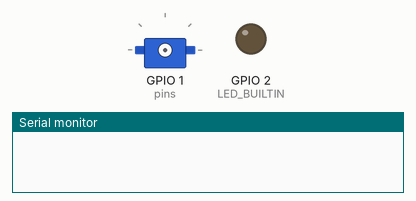
Recording of a sketch running on a simulated ESP32. Shown: servo, output pins drawn as LEDs (lit = HIGH), the last lines printed to the serial monitor.

Above: at 0.3 s.
At 6.9 s:
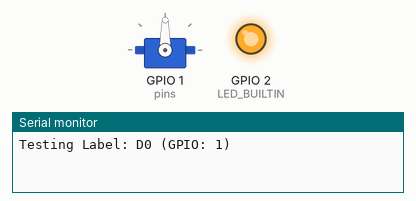
At 16.5 s:
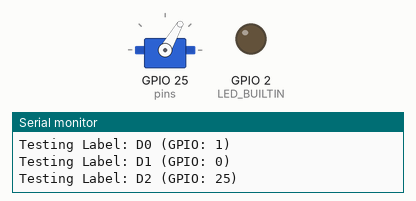
At 36.5 s:
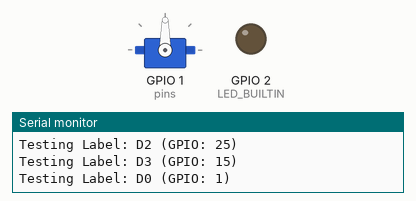
Timing chart, 0 to 40.0 s (numbered marks = the images above):
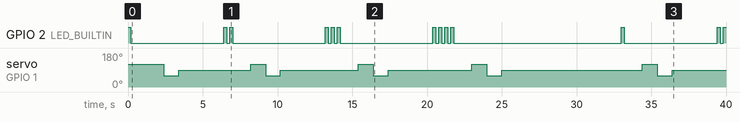

Measured:
- by itself, GPIO 2 (LED_BUILTIN): LOW → HIGH at 0.00 s, → LOW 0.20 s later, → HIGH 6.2 s later, → LOW 0.20 s later, … (25 changes in this stretch)
- by itself, servo on GPIO 1 (pins): 120° → 60° at 2.4 s, → 90° 1.0 s later, → 120° 4.8 s later, → 60° 1.0 s later, … (14 changes in this stretch)

The sketch:

servo_sweep_test.ino
```cpp
#include <Servo.h>

Servo testServo;

// Pins to test (labels on the board)
// In rp2040:rp2040 core, these map to:
// D0 = 1, D1 = 0, D2 = 25, D3 = 15
int pins[] = {1, 0, 25, 15};
const char* labels[] = {"D0", "D1", "D2", "D3"};

void setup() {
  pinMode(LED_BUILTIN, OUTPUT);
  Serial.begin(115200);
}

void blink(int count) {
  for (int i = 0; i < count; i++) {
    digitalWrite(LED_BUILTIN, HIGH);
    delay(200);
    digitalWrite(LED_BUILTIN, LOW);
    delay(200);
  }
}

void loop() {
  for (int i = 0; i < 4; i++) {
    int currentPin = pins[i];

    // 1. Signal which pin we are testing by blinking the LED 'i+1' times
    blink(i + 1);
    delay(1000);

    // 2. Attach and move
    Serial.print("Testing Label: "); Serial.print(labels[i]);
    Serial.print(" (GPIO: "); Serial.print(currentPin); Serial.println(")");

    testServo.attach(currentPin);

    // Move back and forth
    testServo.write(120);
    delay(1000);
    testServo.write(60);
    delay(1000);
    testServo.write(90);
    delay(1000);

    testServo.detach();
    delay(2000); // Wait before next pin
  }

  // Long pause before restarting the whole sweep
  delay(5000);
}
```
